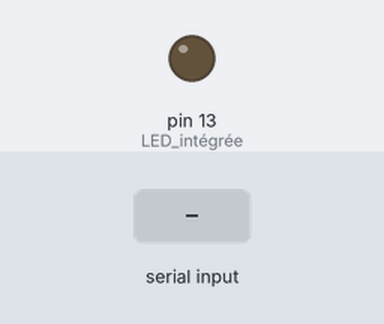
This sketch was run on a simulated Arduino Uno, built with avr-gcc and run on an emulated ATmega328P. Shown: output pins drawn as LEDs (lit = HIGH). The test bench sets the inputs (shaded band).

Above: at 1.2 s.
1.3 s: "1" received over Serial
At 2.5 s:
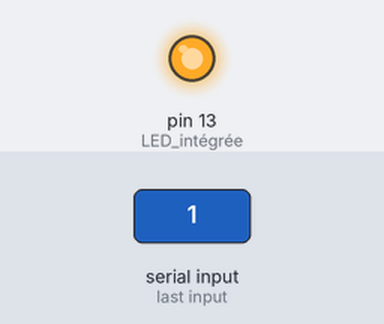
2.8 s: "0" received over Serial
At 3.6 s:
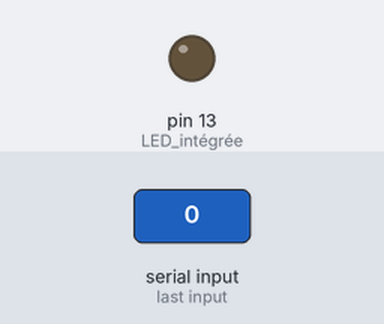
Timing chart, 0 to 5.8 s (numbered marks = the images above; inputs shaded):
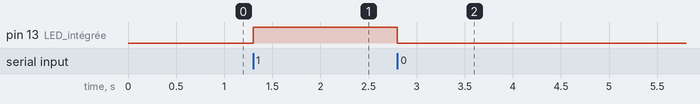

Measured:
- after the input at 1.3 s, pin 13 (LED_intégrée): LOW → HIGH at once
- after the input at 2.8 s, pin 13 (LED_intégrée): HIGH → LOW at once

The sketch:

led_usb.ino
```cpp
void setup() {
  pinMode(13, OUTPUT);  // LED intégrée
  Serial.begin(9600);   // Communication série USB
}

void loop() {
  if (Serial.available() > 0) {
    char cmd = Serial.read();  // Lire le caractère envoyé par le Pi
    if (cmd == '1') {
      digitalWrite(13, HIGH);  // Allumer LED
    } else if (cmd == '0') {
      digitalWrite(13, LOW);   // Éteindre LED
    }
  }
}
```
